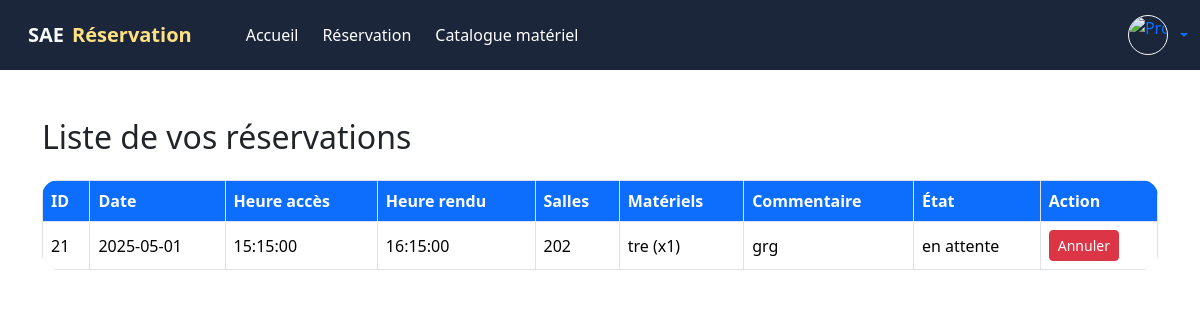
Screenshot of /php/vos_reservation.php (signed in) with the database file from the repository.
### tables this page shows
CREATE TABLE IF NOT EXISTS `reservation` (
  `id_reservation` int NOT NULL AUTO_INCREMENT,
  `id_user` int NOT NULL,
  `date_emprunt` date NOT NULL,
  `heure_acces` time NOT NULL,
  `heure_rendu` time NOT NULL,
  `commentaire` varchar(255) NOT NULL,
  `etat` varchar(20) NOT NULL,
  PRIMARY KEY (`id_reservation`),
  KEY `id_user` (`id_user`)
);

### php/vos_reservation.php (the view, shortened to what this page needs)
<?php
require_once "connexion_bdd.php";
?>
<!DOCTYPE html>
<html lang="fr">
<head>
    <link href="https://cdn.jsdelivr.net/npm/bootstrap@5.3.3/dist/css/bootstrap.min.css" rel="stylesheet">
    <link rel="stylesheet" href="../css/navbar.css">
</head>
<body>
    <nav class="navbar navbar-expand-lg" style="background-color: #1B263B;">
    <div class="container-fluid">
        <a class="navbar-brand text-light d-flex align-items-center gap-2" href="index.php" style="font-weight:bold;">
        SAE <span style="color:#ffe082;">Réservation</span>
        </a>
        <div class="collapse navbar-collapse" id="mainNavbar">
        <ul class="navbar-nav mb-2 mb-lg-0 gap-lg-2" style="margin-left: 30px;">
            <li class="nav-item">
            <a class="nav-link" href="index.php" style="color:#fff;">
                <i class="bi bi-house-door"></i> Accueil
            </a>
            </li>
            <li class="nav-item">
            <a class="nav-link" href="reservation.php" style="color:#fff;">
                <i class="bi bi-calendar2-plus"></i> Réservation
            </a>
            </li>
            <li class="nav-item">
            <a class="nav-link" href="catalogue_materiel.php" style="color:#fff;">
                <i class="bi bi-box-seam"></i> Catalogue matériel
            </a>
            </li>
        </ul>
        <div class="ms-auto d-flex align-items-center">
            <div class="dropdown">
            <a href="#" class="d-flex align-items-center text-decoration-none dropdown-toggle" id="dropdownUser" data-bs-toggle="dropdown" aria-expanded="false">
                <img src="img/profil.png" alt="Profil" width="40" height="40" class="rounded-circle border border-light me-2">
            </a>
            </div>
        </div>
        </div>
    </div>
    </nav>
    <div class="container mt-5">
        <h2 class="mb-4">Liste de vos réservations</h2>
        <?php
        try {
            $user_id = $_SESSION['user_id'];
            $sql = "SELECT r.id_reservation, r.date_emprunt, r.heure_acces, r.heure_rendu, r.commentaire, r.etat FROM reservation r WHERE r.id_user = :id_user ORDER BY r.date_emprunt DESC, r.heure_acces DESC";
            $stmt = $pdo->prepare($sql);
            $stmt->execute(['id_user' => $user_id]);
            if ($stmt->rowCount() > 0) {
                echo '<div class="table-responsive">';
                echo '<table class="table table-bordered align-middle rounded-4 overflow-hidden">';
                echo '<thead>
                        <tr>
                            <th class="bg-primary text-white">ID</th>
                            <th class="bg-primary text-white">Date</th>
                            <th class="bg-primary text-white">Heure accès</th>
                            <th class="bg-primary text-white">Heure rendu</th>
                            <th class="bg-primary text-white">Salles</th>
                            <th class="bg-primary text-white">Matériels</th>
                            <th class="bg-primary text-white">Commentaire</th>
                            <th class="bg-primary text-white">État</th>
                            <th class="bg-primary text-white">Action</th>
                        </tr>
                    </thead><tbody>';
                while ($row = $stmt->fetch(PDO::FETCH_ASSOC)) {
                    $sqlSalle = "SELECT s.nom FROM salle_emprunt se INNER JOIN salle s ON se.id_salle = s.id_salle WHERE se.id_reservation = ?";
                    $stmtSalle = $pdo->prepare($sqlSalle);
                    $stmtSalle->execute([$row['id_reservation']]);
                    $salles = $stmtSalle->fetchAll(PDO::FETCH_COLUMN);
                    $sallesStr = $salles ? implode(', ', $salles) : '-';
                    $sqlMat = "SELECT m.nom, me.quantite FROM materiel_emprunt me INNER JOIN materiel m ON me.id_materiel = m.id_materiel WHERE me.id_reservation = ?";
                    $stmtMat = $pdo->prepare($sqlMat);
                    $stmtMat->execute([$row['id_reservation']]);
                    $materiels = [];
                    while ($mat = $stmtMat->fetch(PDO::FETCH_ASSOC)) {
                        $materiels[] = $mat['nom'] . " (x" . $mat['quantite'] . ")";
                    }
                    $materielsStr = $materiels ? implode(', ', $materiels) : '-';
                    echo "<tr>
                            <td>{$row["id_reservation"]}</td>
                            <td>{$row["date_emprunt"]}</td>
                            <td>{$row["heure_acces"]}</td>
                            <td>{$row["heure_rendu"]}</td>
                            <td>{$sallesStr}</td>
                            <td>{$materielsStr}</td>
                            <td>{$row["commentaire"]}</td>
                            <td>{$row["etat"]}</td>
                            <td>";
                    if ($row["etat"] == "en attente" || $row["etat"] == "valide") {
                        echo "<form method='POST' action='annuler_reservation.php' onsubmit=\"return confirm('Voulez-vous vraiment annuler cette réservation ?');\" style='display:inline;'>
                                <input type='hidden' name='id_reservation' value='{$row["id_reservation"]}'>
                                <button type='submit' class='btn btn-danger btn-sm'>Annuler</button>
                            </form>";
                    } else {
                        echo "-";
                    }
                    echo "</td>
                        </tr>";
                }
                echo '</tbody></table></div>';
            } else {
                echo "<div class='alert alert-info'>Aucune réservation trouvée.</div>";
            }
        } catch (PDOException $e) {
            echo "<div class='alert alert-danger'>Erreur lors de la récupération des données : " . htmlspecialchars($e->getMessage()) . "</div>";
        }
        ?>
    </div>
</body>
</html>

### css/navbar.css (style rules this page uses)
.navbar { min-height: 70px; padding-top: 0.7rem; padding-bottom: 0.7rem; }
.navbar .nav-link { color: #fff !important; transition: background 0.2s, color 0.2s; border-radius: 0.4rem; }

### rows the page displays
reservation: id_reservation "21", date_emprunt "2025-05-01", heure_acces "15:15:00", heure_rendu "16:15:00", sallesStr "202", materielsStr "tre (x1)", commentaire "grg", etat "en attente"
